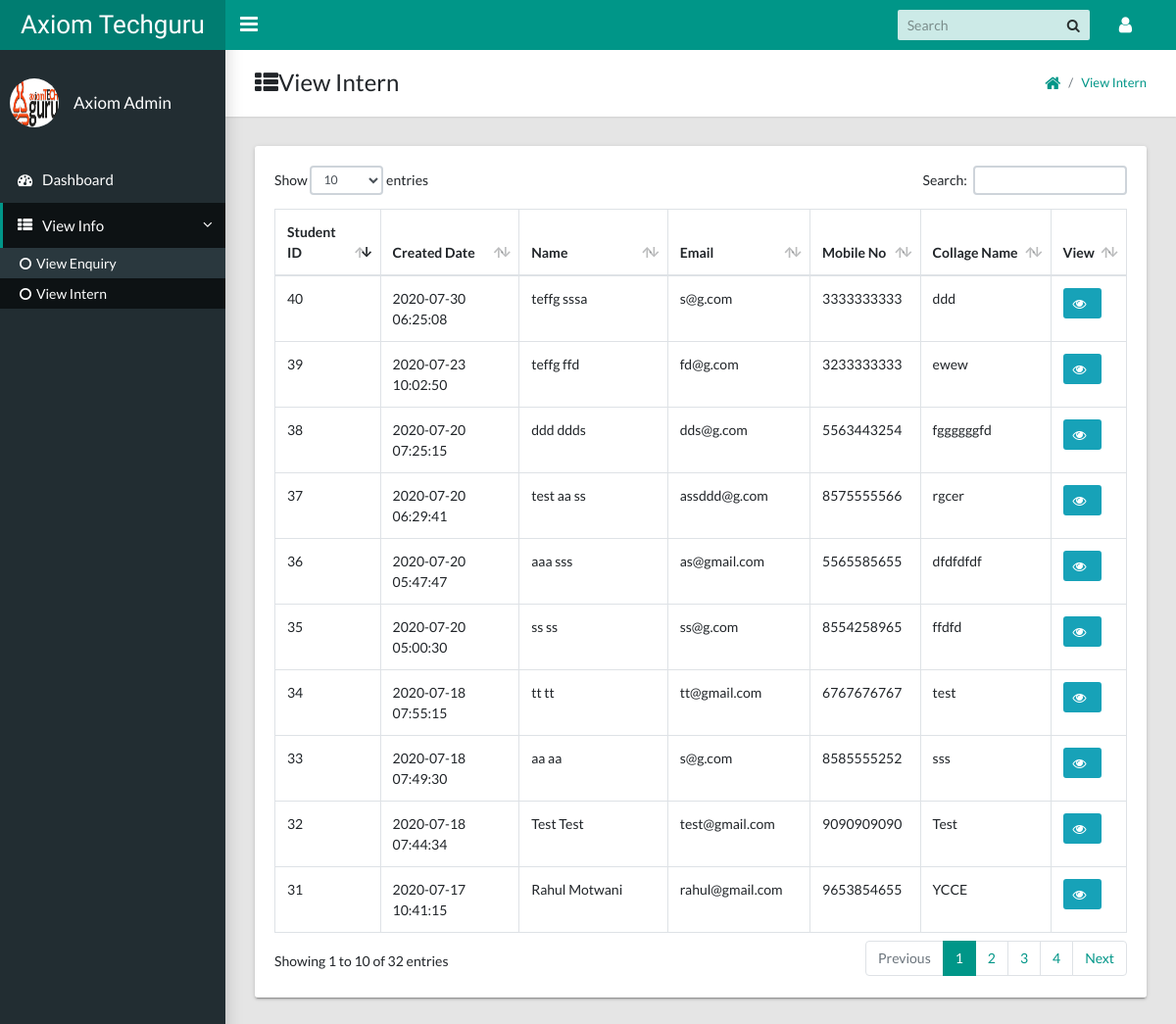
Screenshot of /Admin/view-intern.php with the database file from the repository.
### tables this page shows
CREATE TABLE `tbl_intern` (
  `id` int(11) NOT NULL,
  `created_date` timestamp NOT NULL DEFAULT current_timestamp() ON UPDATE current_timestamp(),
  `first_name` varchar(100) NOT NULL,
  `last_name` varchar(100) NOT NULL,
  `email` varchar(150) NOT NULL,
  `aadhar_no` varchar(15) NOT NULL,
  `mobile_no` varchar(13) NOT NULL,
  `alternaet_no` varchar(15) NOT NULL,
  `gender` varchar(10) NOT NULL,
  `date_of_birth` varchar(255) NOT NULL,
  `collage_name` varchar(200) NOT NULL,
  `degree` varchar(50) NOT NULL,
  `stream` varchar(50) NOT NULL,
  `year` varchar(10) NOT NULL,
  `city` varchar(100) NOT NULL,
  `address` varchar(500) NOT NULL,
  `img` varchar(255) NOT NULL
);

### Admin/DAL/database_connection.php (called while the page is built, shortened)
<?php
class dbconnect {
    public $conn;
    public function __construct() {
        $conn = new mysqli(DB_SERVER, DB_USER, DB_PASS, DB_NAME);
        $this->conn = $conn;
    }
    public function view_intern() {
        try {
            $con = $this->conn;
            $query = "SELECT * FROM `tbl_intern`";
           $res = $con->query($query);
            return $res;
        } catch (Exception $ex) {
            $ex->getMessage();
        }
    }
}

### Admin/view-intern.php (the view, shortened to what this page needs)
<!DOCTYPE html>
<html lang="en">
  <?php
 include './Include/head.php';
 ?>
  <body class="app sidebar-mini">
<?php
include './Include/header.php';
?>
    <aside class="app-sidebar">
        <div class="app-sidebar__user"><img class="app-sidebar__user-avatar" style="width: 50px; height: 50px;" src="images/logo.jpg" alt="User Image">
        <div>
          <p class="app-sidebar__user-name">Axiom Admin</p>
        </div>
      </div>
      <ul class="app-menu">
          <li><a class="app-menu__item" href="dashboard"><i class="app-menu__icon fa fa-dashboard"></i><span class="app-menu__label">Dashboard</span></a></li>
        <li class="treeview is-expanded"><a class="app-menu__item" href="#" data-toggle="treeview"><i class="app-menu__icon fa fa-th-list"></i><span class="app-menu__label">View Info</span><i class="treeview-indicator fa fa-angle-right"></i></a>
          <ul class="treeview-menu">
              <li><a class="treeview-item" href="view-enquiry"><i class="icon fa fa-circle-o"></i>View Enquiry</a></li>
              <li><a class="treeview-item active" href="view-intern"><i class="icon fa fa-circle-o"></i>View Intern</a></li>
          </ul>
        </li>
     </ul>
    </aside>
    <main class="app-content">
      <div class="app-title">
        <div>
          <h1><i class="fa fa-th-list"></i>View Intern</h1>
        </div>
        <ul class="app-breadcrumb breadcrumb side">
            <li class="breadcrumb-item"><a href="dashboard"><i class="fa fa-home fa-lg"></i></a></li>
          <li class="breadcrumb-item active"><a href="#">View Intern</a></li>
        </ul>
      </div>
      <div class="row">
        <div class="col-md-12">
          <div class="tile">
            <div class="tile-body">
                <div class="table-responsive">
                <table class="table table-hover table-bordered" id="dataTable">
                  <thead>
                    <tr>
                      <th>Student ID</th>
                      <th>Created Date</th>
                      <th>Name</th>
                      <th>Email</th>
                      <th>Mobile No</th>
                      <th>Collage Name</th>
                      <th>View</th>
                    </tr>
                  </thead>
                  <tbody>
                    <?php
                    include './DAL/database_connection.php';
                    $dbconnect=new dbconnect();
                    $d=$dbconnect->view_intern();
                    while ($row= mysqli_fetch_array($d)){
                    ?>
                      <tr>
                        <td><?php echo $row['id']; ?> </td>
                        <td><?php echo $row['created_date']; ?> </td>
                        <td><?php echo $row['first_name']." ".$row['last_name']; ?></td>
                        <td><?php echo $row['email']; ?> </td>
                        <td><?php echo $row['mobile_no']; ?> </td>
                        <td><?php echo $row['collage_name']; ?></td>
                     <td><a  href="view-intern-page?id=<?php echo $row['id']; ?>"  class="btn btn-info btn-sm" title="View Detail"  data-placement="top" data-toggle="tooltip"><i class="fa fa-eye" aria-hidden="true" ></i></a></td>
                      </tr>
                    <?php
                    }
                    ?>
                  </tbody>
                </table>
              </div>
            </div>
          </div>
        </div>
      </div>
    </main>
  </body>
</html>

### rows the page displays
tbl_intern: id "31", created_date "2020-07-17 10:41:15", first_name "Rahul", last_name "Motwani", email "rahul@gmail.com", mobile_no "9653854655", collage_name "YCCE"
tbl_intern: id "32", created_date "2020-07-18 07:44:34", first_name "Test", last_name "Test", email "test@gmail.com", mobile_no "9090909090", collage_name "Test"
tbl_intern: id "33", created_date "2020-07-18 07:49:30", first_name "aa", last_name "aa", email "s@g.com", mobile_no "8585555252", collage_name "sss"
tbl_intern: id "34", created_date "2020-07-18 07:55:15", first_name "tt", last_name "tt", email "tt@gmail.com", mobile_no "6767676767", collage_name "test"
tbl_intern: id "35", created_date "2020-07-20 05:00:30", first_name "ss", last_name "ss", email "ss@g.com", mobile_no "8554258965", collage_name "ffdfd"
tbl_intern: id "36", created_date "2020-07-20 05:47:47", first_name "aaa", last_name "sss", email "as@gmail.com", mobile_no "5565585655", collage_name "dfdfdfdf"
tbl_intern: id "37", created_date "2020-07-20 06:29:41", first_name "test aa", last_name "ss", email "assddd@g.com", mobile_no "8575555566", collage_name "rgcer"
tbl_intern: id "38", created_date "2020-07-20 07:25:15", first_name "ddd", last_name "ddds", email "dds@g.com", mobile_no "5563443254", collage_name "fggggggfd"
tbl_intern: id "39", created_date "2020-07-23 10:02:50", first_name "teffg", last_name "ffd", email "fd@g.com", mobile_no "3233333333", collage_name "ewew"
tbl_intern: id "40", created_date "2020-07-30 06:25:08", first_name "teffg", last_name "sssa", email "s@g.com", mobile_no "3333333333", collage_name "ddd"
